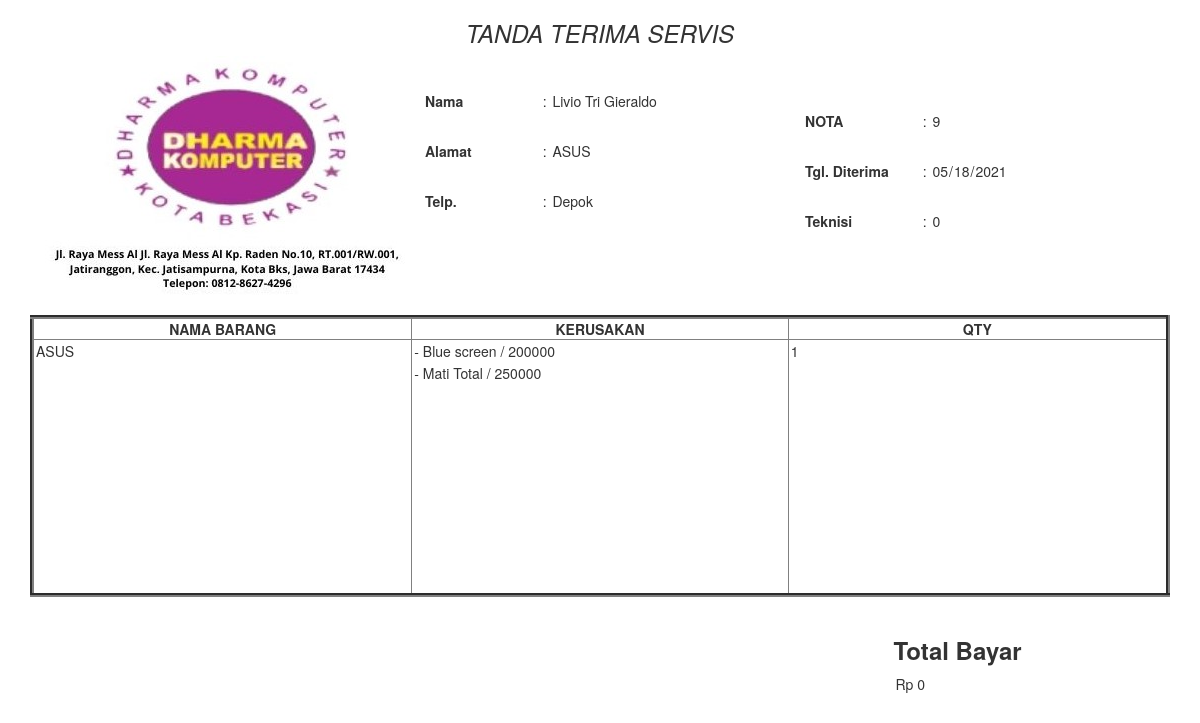
The page /admin/nota.php?no=9 (signed in) on the database its author committed.
### tables this page shows
CREATE TABLE `servis_header` (
  `no_servis` int(45) NOT NULL,
  `nm_teknisi` varchar(50) NOT NULL,
  `nm_konsumen` varchar(50) NOT NULL,
  `nm_barang` varchar(50) NOT NULL,
  `alamat` text NOT NULL,
  `telp` varchar(15) NOT NULL,
  `qty` int(11) NOT NULL,
  `tgl_terima` date NOT NULL,
  `tgl_ambil` date DEFAULT NULL,
  `harga` int(11) NOT NULL,
  `status` char(1) NOT NULL
);

CREATE TABLE `servis_detail` (
  `servisdetail_id` int(11) NOT NULL,
  `no_servis` int(11) NOT NULL,
  `id_jasa` char(5) NOT NULL,
  `jumlah` int(11) NOT NULL,
  `tgl_ambil` date NOT NULL
);

CREATE TABLE `jasa` (
  `no` int(10) NOT NULL,
  `kd_jasa` varchar(15) NOT NULL,
  `kerusakan` varchar(100) NOT NULL,
  `harga` int(20) NOT NULL
);

### admin/nota.php (the view, shortened to what this page needs)
<?php
include '../config/koneksi.php';
if (isset($_GET['no'])) {
	$data = $conn->prepare("SELECT A.*, B.* FROM servis_header A LEFT JOIN servis_detail B on A.no_servis = B.no_servis WHERE A.no_servis = ? ");
	$no = $_GET['no'];
	$data->bind_param('i', $no);
	$data->execute();
	$result = $data->get_result();
	$row= $result->fetch_row();
}
?>
<!DOCTYPE html>
<html>
<head>
	<link rel="stylesheet" type="text/css" href="../css2/bootstrap.min.css">
	<link rel="stylesheet" type="text/css" href="../css2/bootstrap-theme.min.css">
</head>
<body>
	<div class="container">
		<center>
			<h3><em>TANDA TERIMA SERVIS</em></h3>
		</center>
	</div>
	<div class="inputan">
		<div class="container">
			<div class="col-xs-4 col-sm-4 col-md-4 col-lg-4">
				<img src="../img/2.jpg" alt="">
			</div>
			<div class="col-xs-4 col-sm-4 col-md-4 col-lg-4">
				<table width="329">
					<tr>
						<td width="108" height="50"><B>Nama</B></td>
						<td width="194">: <input style="border:none" type="text" name="nmpemilik"
								value="<?php echo $row ['2']; ?>" readonly></td>
					</tr>
					<tr>
						<td height="50"><B>Alamat</B></td>
						<td>: <input style="border:none" type="text" name="alamat" value="<?php echo $row ['3']; ?>"
								readonly></td><br>
					</tr>
					<tr>
						<td height="50"><B>Telp.</B></td>
						<td>: <input style="border:none" type="text" name="tlpn" value="<?php echo $row ['4']; ?>"
								readonly></td>
					</tr>
				</table>
			</div>
			<div class="col-xs-4 col-sm-4 col-md-4 col-lg-4">
				<table width="329">
					<tr>
						<td width="108" height="50" ><B>NOTA</B></td>
						<td width="194">: <input style="border:none" type="text" name="no"
								value="<?php echo $row ['0']; ?>" readonly></td>
					</tr>
					<tr>
						<td height="50"><B>Tgl. Diterima</B></td>
						<td>: <input style="border:none" type="date" name="tgl_terima"
								value="<?php echo $row ['7']; ?>" readonly></td><br>
					</tr>
					<tr>
						<td height="50"><B>Teknisi</B></td>
						<td>: <input style="border:none" type="text" name="nm_teknisi"
								value="<?php echo $row ['1']; ?>" readonly></td><br>
					</tr>
				</table>
			</div>
		</div>
	</div>
	<div class="tabel">
		<div class="container">
			<br>
			<table width="100%" border="4">
				<tr>
					<th>
						<center>
							<strong>NAMA BARANG</strong>
						</center>
					</th>
					<th>
						<center>
							<strong>KERUSAKAN</strong>
						</center>
					</th>
					<th>
						<center>
							<strong>QTY</strong>
						</center>
					</th>
				</tr>
				<tr>
					<td height="255" valign="top"> <input style="border:none" type="text" name="nmbarang"
							value="<?php echo $row ['3']; ?>" readonly></td>
					<td valign="top">
					<?php
									include '../config/koneksi.php';
									$data = $conn->query("SELECT A.*, B.* FROM servis_detail A
														LEFT JOIN jasa B on A.id_jasa = B.kd_jasa WHERE A.no_servis = '".$row['0']."' ORDER BY A.no_servis desc");
									while ($result = $data->fetch_assoc()){
										?>
					<input style="border:none" type="text" name="kerusakan"
							value="<?php echo "- ". $result['kerusakan'] . " / " . $result['harga'] ; ?>" readonly><br>
					<?php
									}
									?>
							</td>
					<td valign="top"> <input style="border:none" type="text" name="qty"
							value="<?php echo $row ['6']; ?>" readonly></td>
				</tr>
			</table>
		</div>
	</div>
	<div class="keterangan">
		<div class="container">
			<center><img src="" alt=""></center>
		</div>
	</div>
	<div class="bawah">
		<div class="container">
			<div class="col-xs-4 col-sm-4 col-md-4 col-lg-4">
			</div>
			<div class="col-xs-4 col-sm-4 col-md-4 col-lg-4">
			</div>
			<div class="col-xs-4 col-sm-4 col-md-4 col-lg-4">
				<center>
					<table width="120">
						<tr>
							<td width="101" height="50">
								<h3><strong>Total Bayar</strong></h3>
							</td>
						</tr>
						<tr>
							<td><input type="text" style="border:none" name="teknisi" value="Rp <?php echo $row ['9']; ?>"
									readonly></td>
						</tr>
					</table>
				</center>
			</div>
		</div>
	</div>
</body>
</html>

### rows shown on the page
servis_header: nmpemilik "Livio Tri Gieraldo", alamat "ASUS", tlpn "Depok", no "9", tgl_terima "05/18/2021", nm_teknisi "0", nmbarang "ASUS", qty "1", teknisi "Rp 0"
servis_detail: kerusakan "- Blue screen / 200000"
servis_detail: kerusakan "- Mati Total / 250000"
